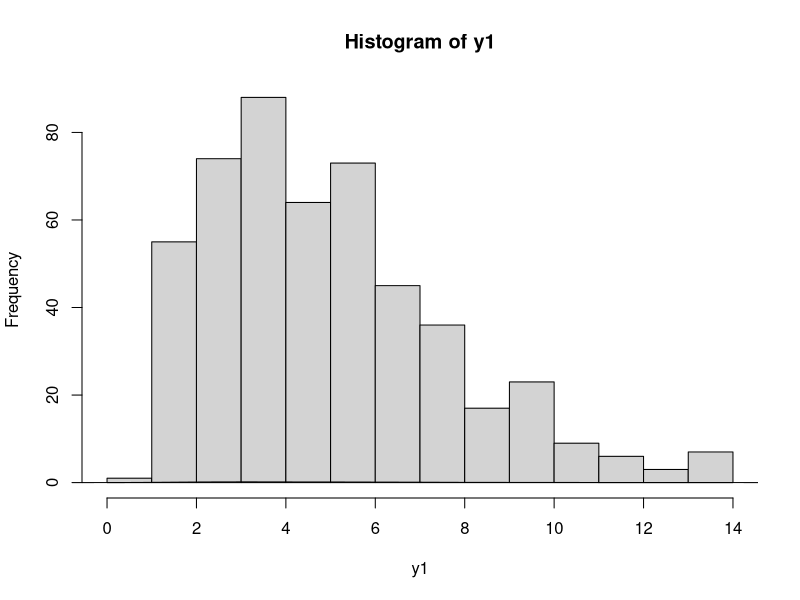
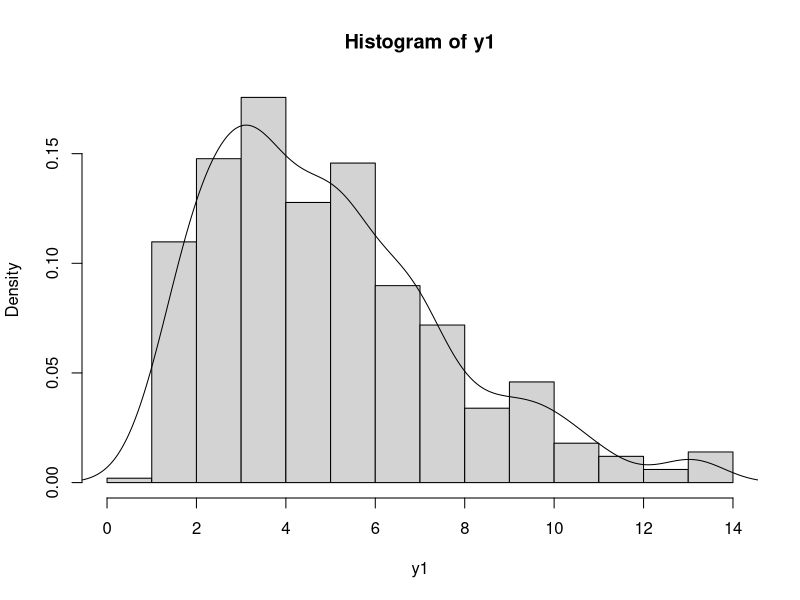

Write R code to recreate these figures, in order. (Note: this script raises an error after producing the figures.)
### ficha3

##ex1

# 1) definir densidade de distribuição Rayleigh
f = function(x,sigma) {
  x/sigma^2*exp(-x^2/(2*sigma^2)) # densidade de dist Rayleigh
}

# 2) definir algoritmo M-H
m=20000 # comprimento da cadeia
sigma = 4
x = numeric(m)

x[1] = rchisq(1,df=1) # valor inicial para a 1ª observação de x

# OBS: em cada transição o ponto candidato y é gerado de qui-quadrado em g1 = x(i-1)

k = 0
u = runif(m)

for(i in 2:m) {
  xt = x[i-1]
  y = rchisq(1,df=xt) # distribuicao proponente
  num = f(y, sigma) * dchisq(xt,df=y)
  den = f(xt, sigma) * dchisq(y,df=xt)
  if (u[i]<=num/den) x[i] = y else {
    x[i] = xt # y é rejeitado
    k = k+1
  }
}

print(k)

index = 9500:10000
y1 = x[index]
y1

par(mfrow=c(1,1))
hist(y1)
lines(density(y1))

hist(y1,freq=FALSE)
lines(density(y1))

##ex2a
m = 10000 # comprimento da cadeia
sigma = 0.05
x = numeric(m)

n = 4 # grau de liberdade de tstudent

x[1] = rnorm(1,0,sigma)
k=0
u=runif(m)

for(i in 2:m) {
  xt = x[i-1]
  y = rnorm(1,xt,sigma) # porque y|x_t ~N(x_t,sigma)
  num = dt(y,n)
  den = dt(xt,n)
  if (u[i]<=num/den) x[i]=y else {
    x[i]=xt
    k=k+1
  }
}
k

k/10000*100

# o sucesso desta taxa ta baseado na semelhanca entre distribuicao normal e t student

##ex2b
# repeticao ex2a para σ^2 = 0.05; 0.5; 2; 16.

sigmas = c(0.05,0.5,2,16)

for (si in sigmas) {
  m = 10000 # comprimento da cadeia
  x = numeric(m)
  
  n = 4
  
  x[1] = rnorm(1,0,si)
  k=0
  u=runif(m)
  
  for(i in 2:m) {
    xt = x[i-1]
    y = rnorm(1,xt,si) # porque y|x_t ~N(x_t,sigma)
    num = dt(y,n)
    den = dt(xt,n)
    if (u[i]<=num/den) x[i]=y else {
      x[i]=xt
      k=k+1
    }
  }
  print(k)
  print(k/10000*100)
}


##ex3

# amostrador independente

# misturador de normais e quer-se estimar o parametro do peso da mistura

m = 10000 # comprimento da cadeia
xt= numeric(m)
a = 1 # parametro da distribuicao proponente beta(a,b)
b = 1 # parametro da distribuicao proponente beta(a,b)

p = 0.2 # parametro da mistura
n = 30 # tamanho da amostra
mu = c(0,5) # parametro de densidades normais
sigma = c(1,1)

# gerar amostra observada da mistura
i = sample(1:2, size=n, replace=TRUE, prob=c(p,1-p))
i
x = norm(n,mu[i],sigma[i])
x

# implementar M-H usando amostrador da cadeia independente

u = runif(m)
y = rbeta(m,a,b) # distribuicao proponente
xt[1] = 0.5 # valor inicial

for (i in 2:m) {
  fy = y[i] * dnorm(x,mu[1], sigma[ 1 + (1-y[i])*dnorm(x,mu[2],sigma[2]) ])
  
  fx = xt[i-1]*dnorm(x,mu[2],sigma[2])
  
  r = prod(fy/fx) * dbeta(xt[i-1],a,b)/(dbeta(y[i],a,b))

  if (u[i]<=r) 
    xt[i]=y[1]
  else
    xt[i]=xt[i-1]
}
xt
mean(xt) # estimativa do peso da mistura

plot(xt, type="1", ylab="p")
hist(xt[1000:m],main="",xlab="p",prob=TRUE) # hist baseado freq absolutas
print(mean(xt[1001:m]))


##ex5

# inicializar constantes e parametros

N = 10000 # comprimento da cadeia
burn = 2000 # aquecimento

X = matrix(0,N,2) # cadeia, amostra bivariada
X

rho = 0.75
mu1 = 0
mu2 = 2
sigma1 = 1
sigma2 = 0.5

s1 = sqrt(1-rho^2)*sigma1 # desvio padrao da condicional completa de X1
s2 = sqrt(1-rho^2)*sigma2 # desvio padrao da condicional completa de X2

# gerar a cadeia

X[1,] = c(mu1,mu2) # valor inicial
X[1,]

for (i in 2:N) {
  x2 = X[i-1,2]
  m1 = mu1 + rho * (x2-mu2) * sigma1 / sigma2 # media da cond. comp1 de X1|x2
  X[i,1] = rnorm(1,m1,s1) # gerar valor de x1, usando a correspondente cond
  x1 = X[i,1] # valor gerado anteriormente para x1
  m2 = mu2 + rho * (x1-mu1) * sigma2/sigma1 # media da cond.comp1 de X2|x1
  X[i,2] = rnorm(1,m2,s2) # gerar valor de x2, usando a correspondente cond 
}
X

# a geracao de valores pares da normal multivariada esta concluida

# usar library (coda) para ver trajetoria, estudar convergencia da CM

install.packages("coda")
library(coda)

mcmcX = mcmc(X)
plot(mcmcX) # trace - valor de x, tem aleatoriedade, media ≃ 0

# plot de percentis (evolução)
cumuplot(mcmc(X))

geweke.diag(mcmc(X)) # valor do teste (compara medias)

# este grafico mostra 2 bandas (≃96%)
# quase todos os pontos estao dentro da banda
geweke.plot(mcmc(X),frac1=0.1,frac2=0.5)

b = 2000

X = X[b:N,]

colMeans(X)
summary(X)
cov(X)
cor(X)

plot(X)
boxplot(X)

